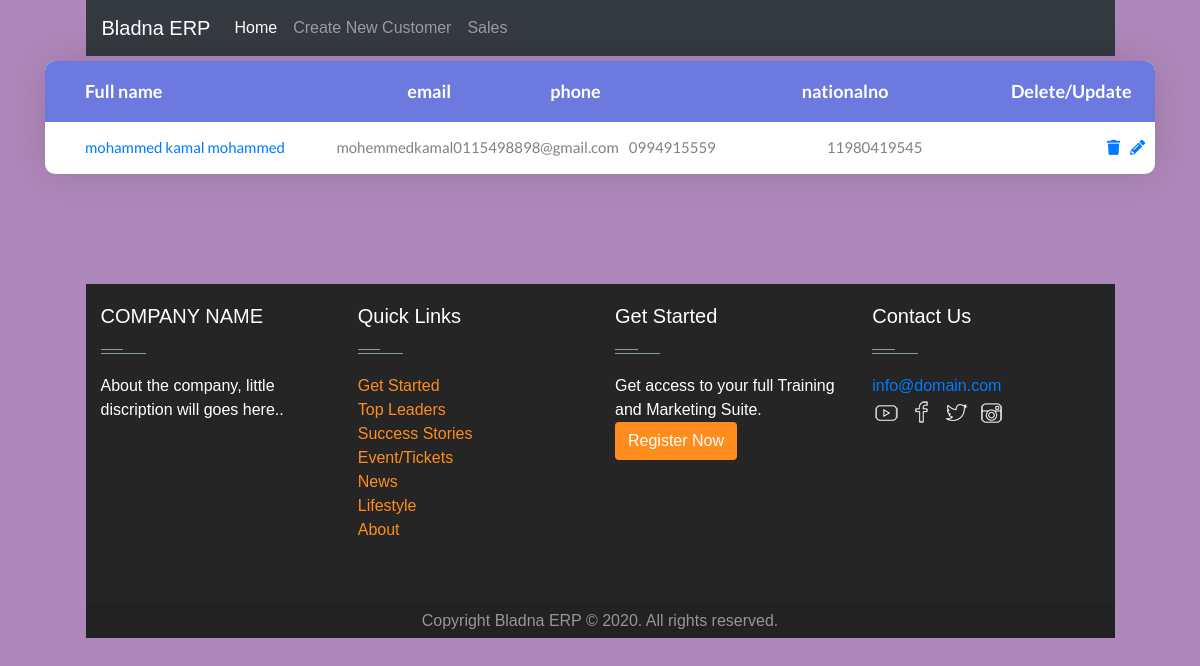
The app's page /customer/2/ with its own data.
### Customers/models.py (models this page shows, shortened)
class Customer(models.Model):
    fname   = models.CharField("First name", max_length=50)
    minName = models.CharField("Miduim name", max_length=50)
    lname   = models.CharField("Last name", max_length=50)
    email   = models.EmailField("Email", max_length=254)
    phone   = models.CharField("phone number", max_length=50)
    nationalno = models.CharField("national number", max_length=50)
    class Meta:
        verbose_name = "Customer"
        verbose_name_plural = "Customers"
    def __str__(self):
        return self.fname+" "+self.minName+" "+self.lname

### Customers/views.py (the view)
# urls.py: path('customer/<int:pk>/', CustomerDetailView.as_view(), name='customer-detail'),
class CustomerDetailView(DetailView):
    model= Customer

### templates/Customers/customer_detail.html
{% extends 'TableBase/index.html' %}
{% block  navbartitle %}
                    <li class="nav-item active">
                        <a class="nav-link" href="{% url 'home' %}">Home <span class="sr-only">(current)</span></a>
                    </li>
                    <li class="nav-item">
                      <a class="nav-link" href="{% url 'customer-create' %}">Create New Customer</a>
                    </li>
                    <li class="nav-item">
                        <a class="nav-link" href="{% url 'sale-index' %}">Sales</a>
                      </li>
{% endblock   %}
{% block thead %}
<th class="cell100 column1 text-justify">Full name</th>
<th class="cell100 column2 text-justify">email</th>
<th class="cell100 column3 text-justify">phone<th>
<th class="cell100 column4 text-justify">nationalno</th>
<th class="cell100 column5 text-justify">Delete/Update</th>
{% endblock %}
{% block Tbody %}
<tr class="row100 body text-justify">
    <td class="cell100 column1 text-justify "><a href="{% url 'customer-detail' object.pk %}">{{object}}</a></td>
    <td class="cell100 column2 text-justify">{{object.email}}</td>
    <td class="cell100 column3 text-justify">{{object.phone}}</td>
    <td class="cell100 column4 text-justify">{{object.nationalno}}</td>
    <td class="cell100 column5 text-justify image-responsive"><td><a href="{% url 'customer-delete' object.pk %}" class="fa fa-trash image-responsive "></a>
    </td><td><a href="{% url 'customer-update' object.pk %}" class="fa fa-pencil-alt image-responsive"></a></td></td>
 </tr>
{% endblock  %}

### static/css/all.css (style rules this page uses)
.fa, .fas, .far, .fal, .fad, .fab { -moz-osx-font-smoothing: grayscale; -webkit-font-smoothing: antialiased; display: inline-block; font-style: normal; font-variant: normal; text-rendering: auto; line-height: 1; }
.fa-pencil-alt:before { content: "\f303"; }
.fa-trash:before { content: "\f1f8"; }
.fa, .fas { font-family: 'Font Awesome 5 Free'; font-weight: 900; }

### static/css/style.css (style rules this page uses)
body { background-color: rgb(175, 136, 187); }
tr td { text-align: left; }

### static/css/main.css (style rules this page uses)
* { margin: 0px; padding: 0px; box-sizing: border-box; }
body, html { height: 100%; font-family: sans-serif; }
a { margin: 0px; transition: all 0.4s; -webkit-transition: all 0.4s; -o-transition: all 0.4s; -moz-transition: all 0.4s; }
ul, li { margin: 0px; list-style-type: none; }
th, td { font-weight: unset; padding-right: 10px; }
.column1 { width: 33%; padding-left: 40px; }
.column2 { width: 13%; }
.column3 { width: 22%; }
.column4 { width: 19%; }
.column5 { width: 13%; }
.table100-head th { padding-top: 18px; padding-bottom: 18px; }
.table100-body td { padding-top: 16px; padding-bottom: 16px; }
.table100.ver1 th { font-family: Lato-Bold; font-size: 18px; color: #fff; line-height: 1.4; background-color: #6c7ae0; }
.table100.ver1 td { font-family: Lato-Regular; font-size: 15px; color: #808080; line-height: 1.4; }

### records on screen
Customer: fname+minName+lname "mohammed kamal mohammed", email "mohemmedkamal0115498898@gmail.com", phone "0994915559", nationalno "11980419545"
